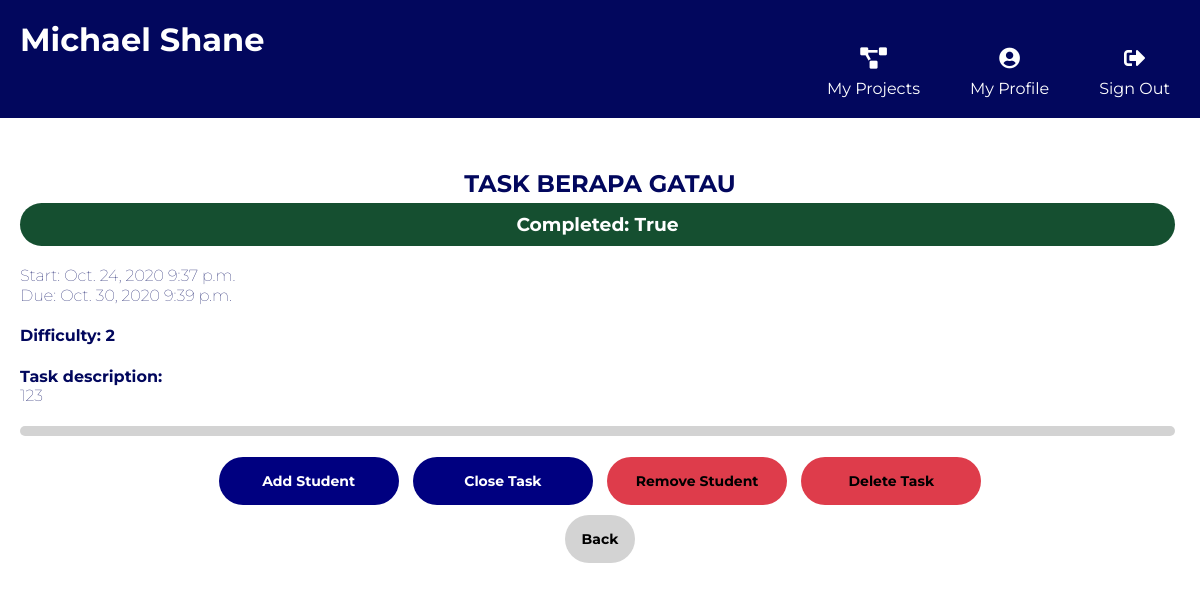
/dashboard/task-info/17/ (signed in), run on an earlier commit of the app's database.
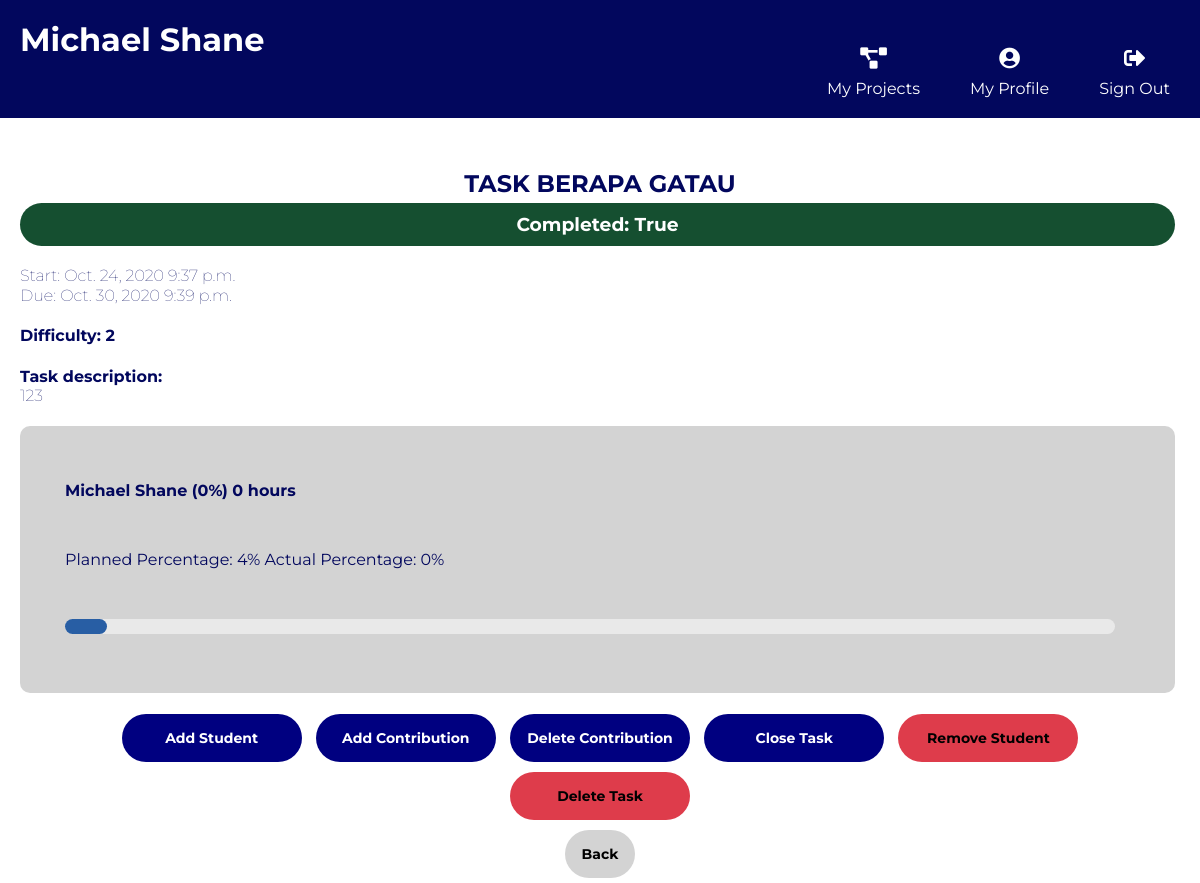
And on a later commit of the database.
### projects/models.py (models this page shows, shortened)
class TaskStudents(models.Model):
    student = models.ForeignKey(User, default=None, on_delete=models.CASCADE)
    task = models.ForeignKey(Task, default=None, on_delete=models.CASCADE)
    plan_percent = models.PositiveIntegerField(default=0)
    time = models.PositiveIntegerField(default=0)
    class Meta:
        verbose_name = "Student Task"
        constraints = [models.UniqueConstraint(fields=['student', 'task'], name="unique task student")]

### projects/views.py (the view)
# urls.py: path('dashboard/task-info/<int:task>/', project_views.task_info, name='task-info'),
@login_required(login_url="/signin")
def task_info(response, task):
    members = []
    planned_prop = []
    prop = []
    plan = []
    time_percent = []
    time = []
    task = Task.objects.filter(pk=task)[0]
    project = task.sourceproject
    task_members = TaskStudents.objects.filter(task_id=task.id).values_list('student_id')
    try:
        TaskStudents.objects.get(task_id=task.id, student=response.user.id)
        isMember = True
    except ObjectDoesNotExist:
        isMember = False
    tasks = TaskStudents.objects.filter(task_id=task.id)
    task_time = []
    total_tasktime = 0
    planned_percent = []  # planned percent for each student
    for t in tasks:
        if t.task.sourceproject == project:
            planned_percent.append(t.plan_percent)
            task_time.append(t.time)
    for i in range(len(task_time)):
        total_tasktime += int(str(task_time[i]))
    for i in range(len(task_members)):
        if total_tasktime > 0:
            memberProportion = round(int(str(task_time[i])) / total_tasktime * 100, 2)
            memberPlannedProportion = round(planned_percent[i], 2)
            time_percent.append(
                round(TaskStudents.objects.get(student_id=task_members[i], task=task).time / total_tasktime * 100, 2))
        else:
            memberPlannedProportion = round(planned_percent[i], 2)
            memberProportion = 0
            time_percent.append(0)
        prop.append(memberProportion)
        planned_prop.append(memberPlannedProportion)
        members.append(
            str(User.objects.get(id=task_members[i][0]).get_full_name()) +
            " (" + str(memberProportion) + "%)")
        plan.append(TaskStudents.objects.get(student_id=task_members[i], task=task).plan_percent)
        time.append(TaskStudents.objects.get(student_id=task_members[i], task=task).time)
    data = zip(members, prop, planned_prop, plan, time, time_percent)
    arg = {
        "FullName": response.user.get_full_name,
        "Task": task,
        "Size": range(len(task_members)),
        "Data": data,
        "checkTeacher": response.user.is_staff,
        "inTask": isMember
    }
    response.session['project_id'] = str(task.sourceproject)
    response.session['task'] = task.id
    if task.task_done:
        arg['button_display'] = "none"
    else:
        arg['button_display'] = "block"
    r = close_task(response, task.id)
    if r:
        return redirect('/dashboard/task-info/' + str(task.id) + '/')
    s = delete_task(response, task.id)
    if s:
        return redirect('/dashboard/project-info/' + str(project.id) + '/')
    arg['Project'] = project.id
    return render(response, 'TaskInfo.html', arg)

### projects/models.py (called while the page is built)
    def __str__(self):
        return str(self.title)

    def __str__(self):
        return str(self.taskname)

### projects/views.py (called while the page is built)
@login_required(login_url="/signin")
def close_task(response, task):
    task = Task.objects.filter(pk=task)[0]
    curr = Task.objects.filter(id=task.id)[0]
    retVal = False
    if response.method == 'GET':
        if response.GET.get('yesbtn'):
            curr.completed()
            curr.save()
            retVal = True
    return retVal

@login_required(login_url="/signin")
def delete_task(response, task):
    task = Task.objects.filter(pk=task)[0]
    curr = Task.objects.filter(id=task.id)[0]
    retVal = False
    if response.method == 'GET':
        if response.GET.get('yesbtn1'):
            curr.delete()
            retVal = True
    return retVal

### projects/templates/TaskInfo.html (shortened to what this page needs)
<!DOCTYPE html>
<html lang="en">
{% extends 'newbase.html' %}
{% load static %}
{% block content %}
<body>
<link rel="stylesheet" type="text/css" href="{% static 'taskinfo/taskinfo.css' %}">
    <div class="container">
        <h2 class="task-name">{{ Task }}</h2>
        {% if Task.task_done == True %}
            <h3 id="complete" style="background-color: rgba(21, 79, 48, 1);"> Completed: {{ Task.task_done }} </h3>
        {% endif %}
        <h4 id="start"> Start: {{ Task.start_date }} {{ Task.start_time }}</h4>
        <h4 id="due"> Due: {{ Task.due_date }} {{ Task.due_time }}</h4>
        <h4> Difficulty: {{ Task.difficulty }}</h4>
        <h4> Task description: <br> <span style="font-weight:100;">{{ Task.taskdesc }}</span></h4>
        <div id="contribution">
        {% for mem, prop, planned_prop, plan, time, time_percent in Data %}
            <ul>
                <li id="mem"> {{ mem }} {{ time }} hours</li>
                <h7> Planned Percentage: {{ plan }}% </h7>
                <h7> Actual Percentage: {{ time_percent }}% </h7>
                <li id="percentBar">
                    <div class="plannedBar" style="width: calc(100% * {{ planned_prop }} / 105);"></div>
                </li>
            </ul>
        {% endfor %}
        </div>
        {% if checkTeacher == False %}
        <div style="text-align: center;">
        <div id="buttons">
            <button id ="addContribution" onclick="location.href = '/dashboard/assign-members/'">
                Add Student
            </button>
            {% if  inTask == True %}
            <button id ="addContribution" onclick="location.href = '/dashboard/add-contribution/'">
                Add Contribution
            </button>
            <button id ="addContribution" onclick="location.href = '/dashboard/delete-contribution/'">
                Delete Contribution
            </button>
            {% endif %}
            <button id="closeTask">
                Close Task
            </button>
            <button id ="removeStudent" onclick="location.href = '/dashboard/delete-members/'">
                Remove Student
            </button>
            <button id="deleteTask">
                Delete Task
            </button>
        </div>
        </div>
        {% endif %}
        <form action = "{% url 'project-info' project=Project %}" method="post">
            <div style="text-align: center;">
            <button type="submit" id="backButton">Back</button>
            </div>
        </form>
    </div>
</body>
{% endblock %}

What changed in the data, as far as the page shows it:
added TaskStudents: mem "Michael Shane (0%)", time "0", plan_percent "4"
Also different on the page:
text now shown: "Add Contribution Delete Contribution"
